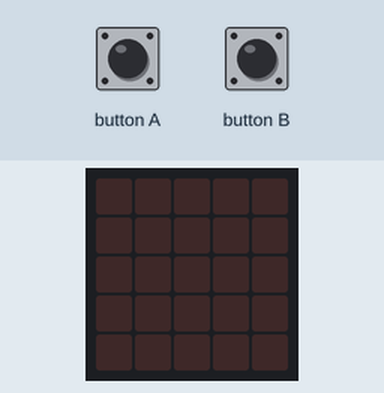
The program below on a simulated BBC micro:bit running MicroPython. On the bench: the board's 5×5 LED display. The test bench sets the inputs (shaded band).

Above: at 1.2 s.
1.3 s: button A pressed for 0.15 s
At 1.8 s:
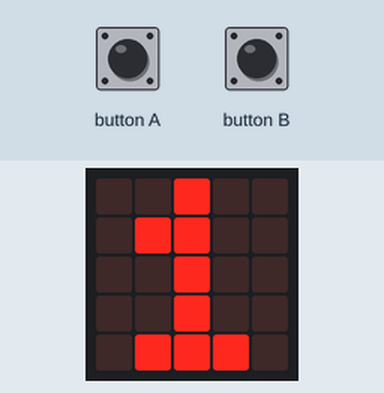
2.9 s: button B pressed for 0.15 s
At 5.3 s:
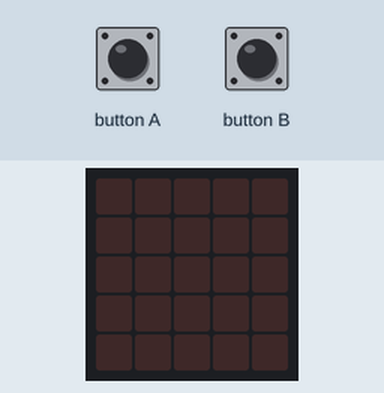
5.9 s: button A pressed for 1 s
At 6.5 s:
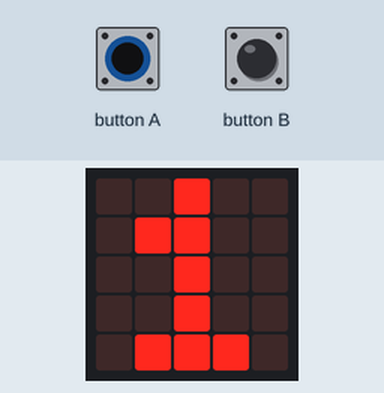
Timing chart, 0 to 8.9 s (numbered marks = the images above; inputs shaded):
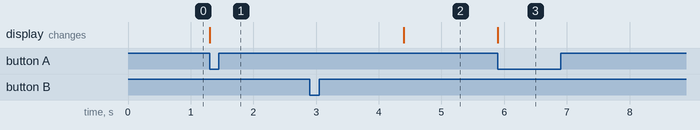

Measured:
- after the input at 1.3 s, the display: changes at once (image 1)
- after the input at 2.9 s, the display: changes after 1.5 s (image 2)
- after the input at 5.9 s, the display: changes at once (image 3)

The program:

04_ajastin.py
```python
from microbit import *
# 04_ajastin.py
sekunnit = 0
while True:
    asento = accelerometer.current_gesture()
    if asento == "shake":
        sekunnit = 0
        display.show(sekunnit)
    elif button_a.was_pressed():
        sekunnit = sekunnit + 1
        display.show(sekunnit)
    elif button_b.was_pressed():
        while sekunnit > 0:
            display.show(sekunnit)
            sleep(1500)
            sekunnit = sekunnit - 1
        display.clear()
```
